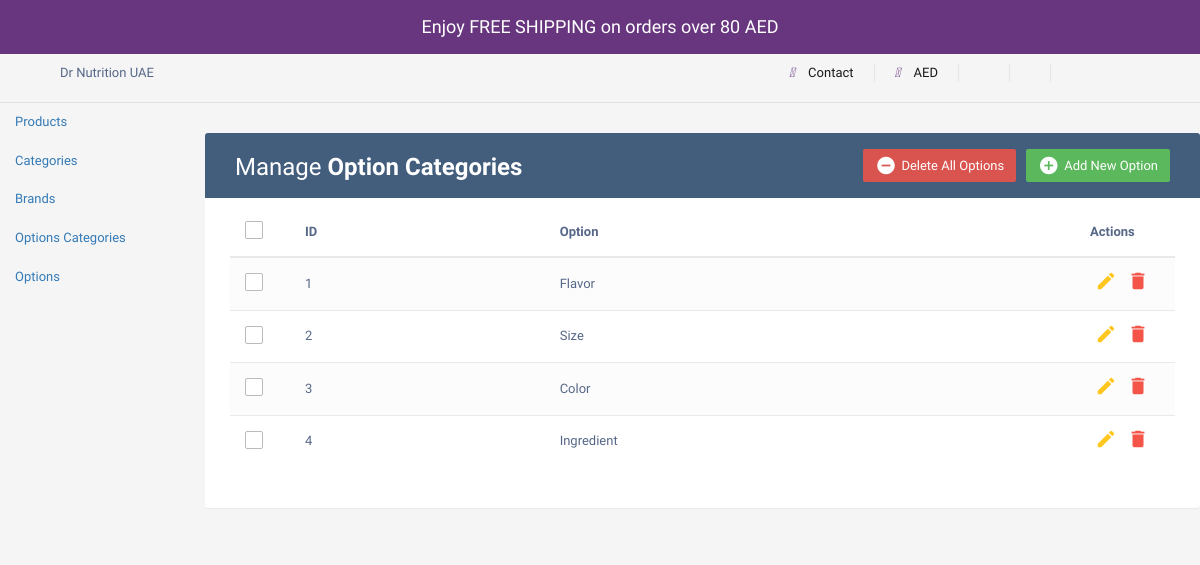
/admin/options_categories.php, run on the app's committed database.
### tables this page shows
CREATE TABLE `options` (
  `id` int(11) NOT NULL,
  `name` varchar(255) NOT NULL
);

### admin/options_categories.php (the view, shortened to what this page needs)
<?php
$conn = new mysqli("localhost", "root", "", "logindb");
$query = "SELECT * FROM options";
$result = $conn->query($query);
?>
<!DOCTYPE html>
<html lang="en">
<head>
<link rel="stylesheet" href="https://maxcdn.bootstrapcdn.com/font-awesome/4.7.0/css/font-awesome.min.css">
<link rel="stylesheet" href="https://maxcdn.bootstrapcdn.com/bootstrap/3.3.7/css/bootstrap.min.css">
<link rel="stylesheet" href="https://cdnjs.cloudflare.com/ajax/libs/font-awesome/5.15.3/css/all.min.css" />
<link rel="stylesheet" href="../css/all.css" />
</head>
<body>
<section class="free_shipping_alert">
        <div>Enjoy FREE SHIPPING on orders over 80 AED</div>
    </section>
    <section class="top-nav-bar">
            <div class="top-nav">
                <div class="row justify-content-between">
                    <div class="col-lg-6">
                    <div class="top-nav-left d-none d-lg-block">
                        <span>Dr Nutrition UAE</span>
                    </div>
                    </div>
                    <div class="col-lg-6">
                    <div class="top-nav-right">
                        <ul class="list-inline top-nav-right-list">
                            <li>
                                <a title="Contact" href="#">
                                    <i class="fa-solid fa-phone" style="color: #68367f; margin-right: 10px;"></i>
                                    Contact
                                </a>
                            </li>
                            <li>
                                <a title="AED" href="">
                                    <i class="fa-solid fa-money-bill " style="color: #68367f; margin-right: 10px;"></i>
                                    AED
                                </a>
                            </li>
                            <li>
                                <a  title="Login" data-bs-toggle="modal" data-bs-target="#exampleModal"  href="index.php">
                                </a>
                            </li>
                        <li>
                    </ul>
                </div>
            </div>
        </div>
    </div>
</section>
<div class="row">
            <nav id="sidebar" class="col-md-3 col-lg-2 d-md-block bg-light sidebar">
                <div class="position-sticky">
                    <ul class="nav flex-column">
                        <li class="nav-item">
                            <a class="nav-link active" href="products.php">
                                Products
                            </a>
                        </li>
                        <li class="nav-item">
                            <a class="nav-link" href="categories.php">
                                Categories
                            </a>
                        </li>
						<li class="nav-item">
                            <a class="nav-link" href="brands.php">
                                Brands
                            </a>
                        </li>
                        <li class="nav-item">
                            <a class="nav-link" href="options_categories.php">
                                Options Categories
                            </a>
                        </li>
						<li class="nav-item">
                            <a class="nav-link" href="options.php">
                                Options
                            </a>
                        </li>
                    </ul>
                </div>
            </nav>
			<main class="col-md-9 ms-sm-auto col-lg-10 px-md-4">
            <div class="table-wrapper">
            <div class="table-title">
                <div class="row">
                    <div class="col-sm-6">
						<h2>Manage <b>Option Categories</b></h2>
					</div>
					<div class="col-sm-6">
						<a href="#addOptionModal" class="btn btn-success" data-toggle="modal"><i class="material-icons">&#xE147;</i> <span>Add New Option</span></a>
						<a href="#deleteOptionModal" class="btn btn-danger" data-toggle="modal"><i class="material-icons">&#xE15C;</i> <span>Delete All Options</span></a>
					</div>
                </div>
            </div>
            <table class="table table-striped table-hover">
                <thead>
                    <tr>
						<th>
							<span class="custom-checkbox">
								<label for="selectAll"></label>
							</span>
						</th>
                        <th>ID</th>
                        <th>Option</th>
                        <th>Actions</th>
                    </tr>
                </thead>
                <tbody>
                    <?php
					 foreach ($result as $row) {
                        echo '<tr>';
                        echo '<td>';
                        echo '<span class="custom-checkbox">';
                        echo '<label for="checkbox' . $row['id'] . '"></label>';
                        echo '</span>';
                        echo '</td>';
                        echo '<td>' . $row['id'] . '</td>';
                        $optionName = $row['name'];
                        echo '<td>' . $optionName . '</td>';
                        echo '<td>';
                        echo '<a href="options_categories.php?showEditModal=1&id='.$row['id'].'" data-id="' . $row['id'] . '" class="edit"><i class="material-icons" data-toggle="tooltip" title="Edit">&#xE254;</i></a>';
                        echo '<a href="options_categories.php?showDeleteModal=1&id='.$row['id'].'" data-id="' . $row['id'] . '" class="delete" data-toggle="modal"><i class="material-icons" data-toggle="tooltip" title="Delete">&#xE872;</i></a>';
                        echo '</td>';
                        echo '</tr>';
                    }
                    ?>
                </tbody>
            </table>
    </div>
</div>
</body>
</html>

### css/all.css (style rules this page uses)
body { margin: 0; background-color: white; }
a { text-decoration: none!important; }
.free_shipping_alert { background: #68367f; color: #fff; text-align: center; padding: 14px; font-size: 18px; background-image: url(https://drnutrition.com/themes/storefront/public/images/wave.svg); background-position: 50%; background-size: cover; }
.top-nav { border-bottom: 1px solid #e1e1e1 ; padding: 10px 0% 10px 5%; }
.top-nav .top-nav-right-list { display: -webkit-box; display: flex; -webkit-box-pack: center; justify-content: center; flex-wrap: wrap; }
.top-nav .top-nav-right-list>li:first-child { padding-left: 0; }
.top-nav .top-nav-right-list>li { border-right: 1px solid #e5e5e5; display: inline-block; padding: 0 20px; }
.top-nav .top-nav-right-list>li>a { display: block; color: #191919; }
body { color: #566787; background: #f5f5f5; font-family: 'Varela Round', sans-serif; font-size: 13px; }
.table-wrapper { background: #fff; padding: 20px 25px; margin: 30px 0; border-radius: 3px; box-shadow: 0 1px 1px rgba(0,0,0,.05); }
.table-title { padding-bottom: 15px; background: #435d7d; color: #fff; padding: 16px 30px; margin: -20px -25px 10px; border-radius: 3px 3px 0 0; }
.table-title h2 { margin: 5px 0 0; font-size: 24px; }
.table-title .btn { color: #fff; float: right; font-size: 13px; border: none; min-width: 50px; border-radius: 2px; border: none; outline: none !important; margin-left: 10px; }
.table-title .btn i { float: left; font-size: 21px; margin-right: 5px; }
.table-title .btn span { float: left; margin-top: 2px; }
table.table tr th, table.table tr td { border-color: #e9e9e9; padding: 12px 15px; vertical-align: middle; }
table.table tr th:first-child { width: 60px; }
table.table tr th:last-child { width: 100px; }
table.table-striped tbody tr:nth-of-type(odd) { background-color: #fcfcfc; }
table.table td:last-child i { opacity: 0.9; font-size: 22px; margin: 0 5px; }
table.table td a { font-weight: bold; color: #566787; display: inline-block; text-decoration: none; outline: none !important; }
table.table td a.edit { color: #FFC107; }
table.table td a.delete { color: #F44336; }
table.table td i { font-size: 19px; }
.custom-checkbox { position: relative; }
.custom-checkbox label:before { width: 18px; height: 18px; }
.custom-checkbox label:before { content: ''; margin-right: 10px; display: inline-block; vertical-align: text-top; background: white; border: 1px solid #bbb; border-radius: 2px; box-sizing: border-box; z-index: 2; }

### data on the page
options: id "1", name "Flavor"
options: id "2", name "Size"
options: id "3", name "Color"
options: id "4", name "Ingredient"
